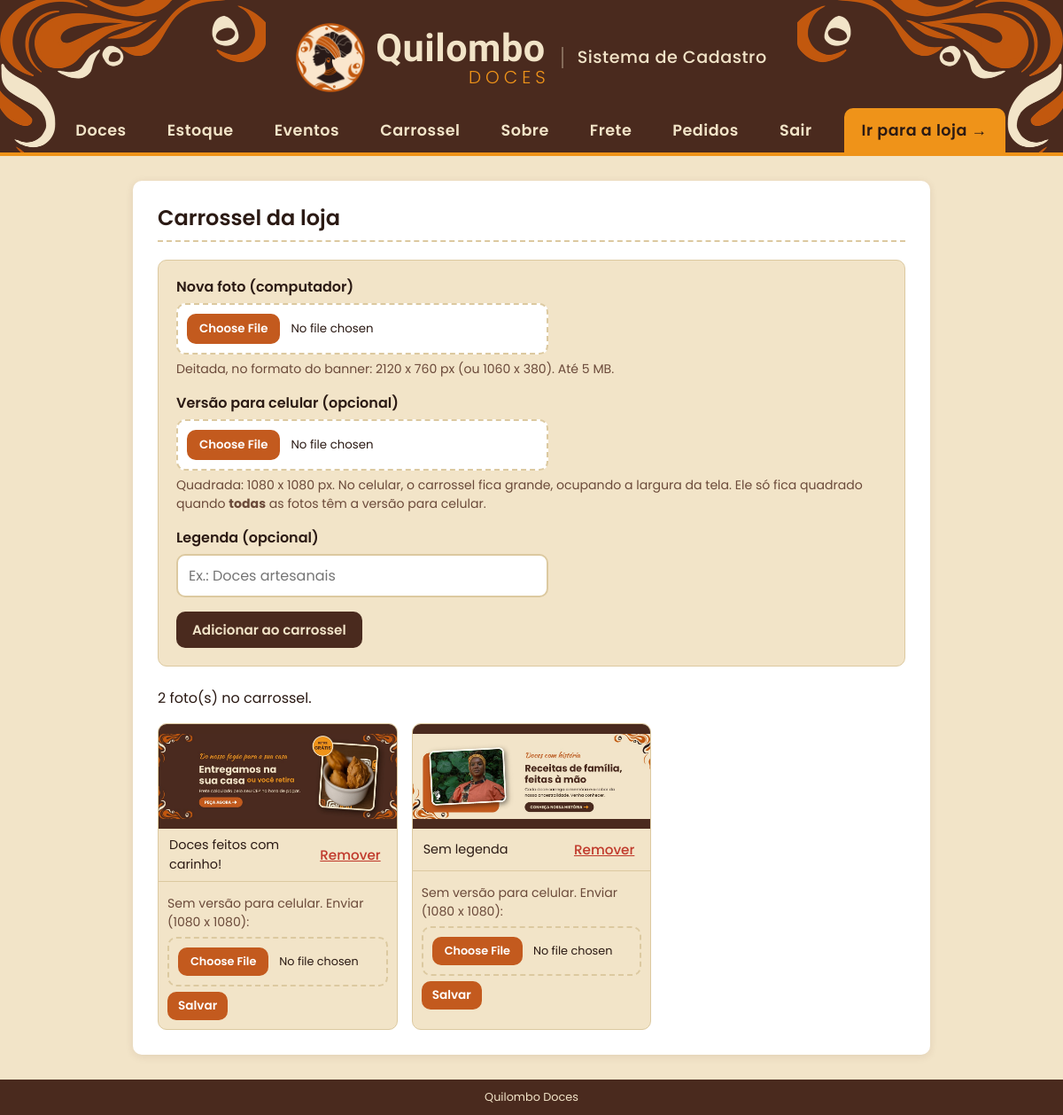
The page /carrossel (signed in) on the database its author committed.
### tables this page shows
CREATE TABLE carrossel (
                id      INTEGER PRIMARY KEY AUTOINCREMENT,
                imagem  TEXT    NOT NULL,
                legenda TEXT
            , imagem_celular TEXT);

### app.py (the view, shortened to what this page needs)
@app.route("/carrossel", methods=["GET", "POST"])
def carrossel():
    conn = conectar_banco()
    erros = {}
    slides = conn.execute('SELECT * FROM carrossel ORDER BY id').fetchall()
    conn.close()
    return render_template("carrossel.html", slides=slides, erros=erros,
                           msg=request.args.get("msg", "")), (400 if erros else 200)

### app.py (called while the page is built)
@app.context_processor
def dados_globais():
    return {
        "qtd_carrinho": sum(session.get("carrinho", {}).values()),
        "whatsapp": WHATSAPP,
        "pedidos_pendentes": contar_pedidos_pendentes(),
        "cliente": cliente_atual(),      # cliente logado na loja (ou None)
    }

def contar_pedidos_pendentes():
    conn = conectar_banco()
    qtd = conn.execute(
        "SELECT COUNT(*) FROM pedidos WHERE status = 'informado'").fetchone()[0]
    conn.close()
    return qtd

@app.before_request
def proteger_admin():
    endpoint = request.endpoint or ""
    if (not endpoint                            # pagina que nao existe: mostra o erro 404
            or endpoint.startswith("loja")
            or endpoint.startswith("contas.")
            or endpoint in PAGINAS_PUBLICAS
            or session.get("admin_id")):
        return None
    if endpoint == "listar":
        return redirect(url_for("loja"))
    proximo = request.path if request.method == "GET" else ""
    return redirect(url_for("admin_entrar", proximo=proximo))

### contas.py (called while the page is built, shortened)
def cliente_atual():
    id_cliente = session.get("cliente_id")
    if not id_cliente:
        return None

@contas.before_app_request
def exigir_email():
    endpoint = request.endpoint or ""
    if not (endpoint.startswith("loja") or endpoint.startswith("contas.")):
        return None                         # area do admin, arquivos etc.

### templates/carrossel.html (shortened to what this page needs)
{% extends "base.html" %}
{% block conteudo %}
  <h2>Carrossel da loja</h2>
  <form method="post" action="{{ url_for('carrossel') }}" enctype="multipart/form-data" class="caixa-envio">
    <p>
      <label for="imagem">Nova foto (computador)</label>
      <input type="file" id="imagem" name="imagem" accept="image/*">
      <span class="dica">Deitada, no formato do banner: 2120 x 760 px (ou 1060 x 380). Até 5 MB.</span>
    </p>
    <p>
      <label for="imagem_celular">Versão para celular (opcional)</label>
      <input type="file" id="imagem_celular" name="imagem_celular" accept="image/*">
      <span class="dica">Quadrada: 1080 x 1080 px. No celular, o carrossel fica grande, ocupando a largura da tela.
        Ele só fica quadrado quando <b>todas</b> as fotos têm a versão para celular.</span>
    </p>
    <p>
      <label for="legenda">Legenda (opcional)</label>
      <input type="text" id="legenda" name="legenda" placeholder="Ex.: Doces artesanais">
    </p>
    <p><button type="submit">Adicionar ao carrossel</button></p>
  </form>
  {% if slides %}
    <p>{{ slides|length }} foto(s) no carrossel.</p>
    <div class="grade-fotos">
      {% for s in slides %}
        <figure>
          <img src="{{ url_for('static', filename='uploads/' ~ s['imagem']) }}" alt="{{ s['legenda'] or 'Foto do carrossel' }}">
          <figcaption>
            <span>{{ s['legenda'] or 'Sem legenda' }}</span>
            <form method="post" action="{{ url_for('excluir_slide', id_slide=s['id']) }}"
                  onsubmit="return confirm('Remover esta foto do carrossel?');">
              <button type="submit" class="link-perigo">Remover</button>
            </form>
          </figcaption>
          <form class="foto-celular" method="post" enctype="multipart/form-data"
                action="{{ url_for('foto_celular_slide', id_slide=s['id']) }}">
            {% if s['imagem_celular'] %}
              <img src="{{ url_for('static', filename='uploads/' ~ s['imagem_celular']) }}" alt="Versão para celular">
              <span class="dica">&#10003; Tem versão para celular. Trocar:</span>
            {% else %}
              <span class="dica">Sem versão para celular. Enviar (1080 x 1080):</span>
            {% endif %}
            <input type="file" name="imagem_celular" accept="image/*" aria-label="Foto para celular">
            <button type="submit" class="botao">Salvar</button>
          </form>
        </figure>
      {% endfor %}
    </div>
  {% else %}
    <p class="vazio">Nenhuma foto no carrossel ainda.</p>
  {% endif %}
{% endblock %}

### static/estilo.css (style rules this page uses)
:root { --areia: #f2e4c8; --areia-escura: #e8d5ae; --cacau: #2b1a14; --raiz: #4a2a1e; --cacau-2: #2b1a14; --terracota: #c35a1e; --terracota-hover: #4a2a1e; --ouro: #ef9319; --ouro-hover: #d6820f; --verde: #25d366; --verde-hover: #1da851; --perigo: #c0392b; --sucesso-bg: #e8f6ec; --sucesso-txt: #1e6b3a; --erro-bg: #fdecea; --branco: #ffffff; --borda: #dcc9a0; --texto-suave: #6b4a3a; --raio: 10px; --raio-grande: 12px; --sombra: 0 2px 10px rgba(74, 42, 30, 0.10); --sombra-forte: 0 8px 20px rgba(74, 42, 30, 0.18); --fonte-texto: "Poppins", Arial, sans-serif; --fonte-marca: "Kaushan Script", cursive; }
* { box-sizing: border-box; }
body { margin: 0; font-family: var(--fonte-texto); font-size: 16px; line-height: 1.5; color: var(--cacau); background: var(--areia); min-height: 100vh; display: flex; flex-direction: column; }
h1, h2, h3 { font-family: var(--fonte-texto); font-weight: 600; line-height: 1.2; }
img { max-width: 100%; }
.dica { display: block; color: var(--texto-suave); font-size: 0.88rem; margin-top: 6px; }
main h2 { margin-top: 0; padding-bottom: 10px; border-bottom: 2px dashed var(--borda); }
button, .botao, .btn-whatsapp { font-family: inherit; font-size: 0.95rem; font-weight: 600; border: none; border-radius: var(--raio); padding: 9px 18px; cursor: pointer; text-decoration: none; display: inline-block; transition: background 0.2s, transform 0.1s; }
button { background: var(--raiz); color: var(--areia); }
.botao { background: var(--terracota); color: var(--branco); }
.link-perigo { background: none; color: var(--perigo); padding: 4px 6px; text-decoration: underline; font-weight: 500; }
form p { margin: 0 0 16px; }
label { display: block; font-weight: 600; margin-bottom: 6px; }
input[type="text"], input[type="password"], input[type="number"], input[type="date"], textarea { width: 100%; max-width: 420px; padding: 10px 12px; font-family: inherit; font-size: 1rem; color: var(--cacau); background: var(--areia); border: 2px solid var(--borda); border-radius: var(--raio); transition: border-color 0.2s, box-shadow 0.2s; }
input[type="file"] { display: block; width: 100%; max-width: 420px; padding: 10px; font-family: inherit; background: var(--areia); border: 2px dashed var(--borda); border-radius: var(--raio); cursor: pointer; }
.caixa-envio { padding: 18px 20px 4px; margin-bottom: 24px; background: var(--areia); border: 1px solid var(--borda); border-radius: var(--raio); }
.caixa-envio input[type="file"], .caixa-envio input[type="text"] { background: var(--branco); }
.foto-celular { display: flex; flex-wrap: wrap; align-items: center; gap: 6px 8px; padding: 8px 10px 10px; border-top: 1px solid var(--borda); }
.foto-celular input[type="file"] { font-size: 0.8rem; max-width: 100%; }
.foto-celular .botao { padding: 6px 12px; font-size: 0.85rem; }
.grade-fotos { display: grid; grid-template-columns: repeat(auto-fill, minmax(240px, 1fr)); gap: 16px; }
.grade-fotos figure { margin: 0; background: var(--areia); border: 1px solid var(--borda); border-radius: var(--raio); overflow: hidden; }
.grade-fotos img { display: block; width: 100%; aspect-ratio: 16 / 7; object-fit: contain; background: var(--raiz); }
.grade-fotos figcaption { display: flex; align-items: center; justify-content: space-between; gap: 8px; padding: 8px 12px; font-size: 0.9rem; }
.grade-fotos form { margin: 0; }

### rows shown on the page
carrossel: imagem (picture), legenda "Doces feitos com carinho!"
carrossel: imagem (picture), legenda "Sem legenda"

### other values the page prints
{{ slides|length }} "2"
